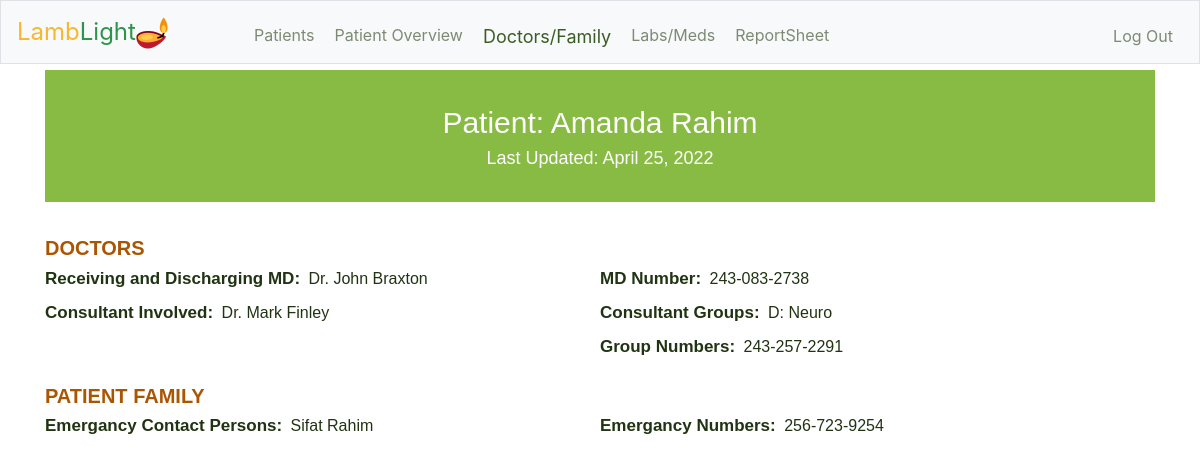
/doctors_family (signed in), run on the app's committed database.
### tables this page shows
CREATE TABLE patients (
      id INTEGER,
      first_name TEXT NOT NULL,
      last_name TEXT NOT NULL,
      dob TEXT NOT NULL,
      sex TEXT,
      code_status TEXT NOT NULL,
      diagnosis TEXT NOT NULL,
      history TEXT NOT NULL,
      allergies TEXT NOT NULL,
      picture TEXT NOT NULL UNIQUE,
      room TEXT NOT NULL,
      PRIMARY KEY(id)
);

CREATE TABLE doctors_family (
      p_doctor_id INTEGER NOT NULL,
      receiving_md TEXT NOT NULL,
      rmd_number TEXT NOT NULL,
      cnslt_groups TEXT NOT NULL,
      consultants TEXT NOT NULL,
      cnslt_number TEXT NOT NULL,
      p_emerg_contact TEXT NOT NULL,
      pec_number TEXT NOT NULL,
      PRIMARY KEY(p_doctor_id),
      FOREIGN KEY(p_doctor_id) REFERENCES patients(id)
);

### application.py (the view)
@application.route("/doctors_family")
def doctors_family():
    doc_data = {}
    if not data.current_patient_id:
        doc_data = db.execute("SELECT * FROM ( SELECT id, first_name, last_name, date FROM patients JOIN update_day ON id = p_update_id WHERE id=? ORDER BY update_id DESC LIMIT 1) JOIN doctors_family ON id=p_doctor_id", data.first_patient_id)
    else:
        doc_data = db.execute("SELECT * FROM ( SELECT id, first_name, last_name, date FROM patients JOIN update_day ON id = p_update_id WHERE id=? ORDER BY update_id DESC LIMIT 1) JOIN doctors_family ON id=p_doctor_id", data.current_patient_id)
    DFD = doc_data[0]
    return render_template("doctors_family.html", DFD=DFD)

### application.py (called while the page is built)
@application.after_request
def after_request(response):
    response.headers["Cache-Control"] = "no-cache, no-store, must-revalidate"
    response.headers["Expires"] = 0
    response.headers["Pragma"] = "no-cache"
    return response

### templates/doctors_family.html (shortened to what this page needs)
{% extends "layout.html" %}
{% block nav1 %}
    <ul class="navbar-nav mr-auto mt-2">
        <li class="nav-item"><a href="/">Patients</a></li>
        <li class="nav-item"><a href="/patient_overview">Patient Overview</a></li>
        <li class="nav-item"><a class="current-lk" href="/doctors_family">Doctors/Family</a></li>
        <li class="nav-item"><a href="/labs">Labs/Meds</a></li>
        <li class="nav-item"><a href="/reportSheet">ReportSheet</a></li>
    </ul>
    <ul class="navbar-nav ml-auto mt-2">
        <li class="nav-item"><a href="/logout">Log Out</a></li>
    </ul>
{% endblock %}
{% block main %}
    <header class="m-fonts" id="header-ext">
        <div class="p-name">
            <lable>Patient:</lable>
            {{DFD['first_name']}} {{DFD['last_name']}}
        </div>
        <div class="p-date">
            <lable>Last Updated:</lable>
            {{DFD['date']}}
        </div>
    </header>
    <div class="p-doc-fam">
        <section class="m-fonts">
            <div class="middle p-doctors">
                <div class="lb-c-3">DOCTORS</div>
                <div class="lb-delim-l">
                    <lable class="m-lable">Receiving and Discharging MD:</lable>
                    {{DFD['receiving_md']}}
                </div>
                <div class="lb-delim-r">
                    <lable class="m-lable">MD Number:</lable>
                    {{DFD['rmd_number']}}
                </div>
                <div class="lb-delim-l">
                    <lable class="m-lable">Consultant Involved:</lable>
                    {{DFD['consultants']}}
                </div>
                <div class="lb-delim-l">
                    <lable class="m-lable">Consultant Groups:</lable>
                    {{DFD['cnslt_groups']}}
                </div>
                <div class="lb-delim-r">
                    <lable class="m-lable">Group Numbers:</lable>
                    {{DFD['cnslt_number']}}
                </div>
            </div>
            <div class="p-family">
                <div class="lb-c-3">PATIENT FAMILY</div>
                <div class="lb-delim-l">
                    <lable class="m-lable">Emergancy Contact Persons:</lable>
                    {{DFD['p_emerg_contact']}}
                </div>
                <div class="lb-delim-r">
                    <lable class="m-lable">Emergancy Numbers:</lable>
                    {{DFD['pec_number']}}
                </div>
            </div>
        </section>
    </div>
{% endblock %}

### static/styles.css (style rules this page uses)
nav .navbar-nav li a { padding: 0px 10px; font-weight: 400; font-size: 18px; color: #7D8A74; text-decoration: none; }
nav .navbar-nav .current-lk { color: #3C5C25; font-size: 20px; }
header { display: flex; align-items: center; padding: 30px 0px; background-color: #8B4; margin: 6px 0px; text-align: center; color: white; }
.p-name { font-size: 30px; }
.p-date { font-size: 18px; }
#header-ext { display: block; color: #FFFFFF; line-height: 1.5; }
.m-fonts, .lb-color, .lb-color-2 { font-family: Helvetica,Arial,sans-serif; font-weight: 400; font-size: 16px; color: #203312; line-height: 24px; }
.lb-color, .lb-color-2, .lb-c-3 { font-weight: 700; font-size: 18px; color: #A50; }
.m-lable { font-weight: 600; padding-right: 4px; font-size: 17px; }
.lb-c-3 { font-size: 20px; padding-bottom: 6px; }
.lb-delim-l { display: block; float: left; width: 40%; }
.lb-delim-r { display: block; float: right; width: 60%; }
.p-doc-fam .lb-delim-l, .p-doc-fam .lb-delim-r, .p-labs .lb-delim-l, .p-labs .lb-delim-r { width: 50%; }
.p-family, .p_med { text-align: left; }
.p-labs .lb-c-3, .p-doctors .lb-c-3 { margin-bottom: -12px; }
.middle { line-height: 2; text-align: left; padding: 20px 0; }
.middle::after { content: ""; display: table; clear: both; }
@media (max-width: 1200px) { nav .navbar-nav li a { padding: 0px 10px; font-size: 16px; } }
@media (max-width: 1200px) { nav .navbar-nav .current-lk { font-size: 18px; } }
@media (max-width: 1200px) { .lb-delim-l { width: 38%; } }
@media (max-width: 1200px) { .lb-delim-r { width: 62%; } }

### data on the page
patients: first_name "Amanda", last_name "Rahim"
doctors_family: receiving_md "Dr. John Braxton", rmd_number "243-083-2738", consultants "Dr. Mark Finley", cnslt_groups "D: Neuro", cnslt_number "243-257-2291", p_emerg_contact "Sifat Rahim", pec_number "256-723-9254"

### other printed values
{{ DFD['date'] }} "April 25, 2022"
